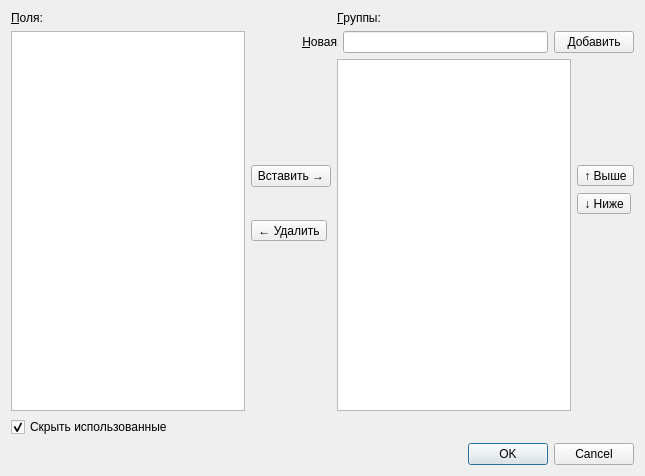
<?xml version="1.0" encoding="UTF-8"?>
<ui version="4.0">
 <class>FieldGroupDialog</class>
 <widget class="QDialog" name="FieldGroupDialog">
  <property name="geometry">
   <rect>
    <x>0</x>
    <y>0</y>
    <width>645</width>
    <height>476</height>
   </rect>
  </property>
  <property name="windowTitle">
   <string>Настройка групп полей</string>
  </property>
  <layout class="QVBoxLayout" name="verticalLayout">
   <item>
    <layout class="QGridLayout" name="gridLayout">
     <item row="7" column="5" rowspan="4">
      <spacer name="verticalSpacer_4">
       <property name="orientation">
        <enum>Qt::Vertical</enum>
       </property>
       <property name="sizeHint" stdset="0">
        <size>
         <width>20</width>
         <height>40</height>
        </size>
       </property>
      </spacer>
     </item>
     <item row="2" column="1" rowspan="2">
      <spacer name="verticalSpacer">
       <property name="orientation">
        <enum>Qt::Vertical</enum>
       </property>
       <property name="sizeHint" stdset="0">
        <size>
         <width>20</width>
         <height>100</height>
        </size>
       </property>
      </spacer>
     </item>
     <item row="7" column="1" rowspan="4">
      <spacer name="verticalSpacer_2">
       <property name="orientation">
        <enum>Qt::Vertical</enum>
       </property>
       <property name="sizeHint" stdset="0">
        <size>
         <width>20</width>
         <height>100</height>
        </size>
       </property>
      </spacer>
     </item>
     <item row="6" column="1">
      <widget class="QToolButton" name="btnDel">
       <property name="text">
        <string>← Удалить</string>
       </property>
       <property name="shortcut">
        <string>Del</string>
       </property>
      </widget>
     </item>
     <item row="1" column="1" colspan="2">
      <widget class="QLabel" name="label">
       <property name="text">
        <string>&amp;Новая</string>
       </property>
       <property name="alignment">
        <set>Qt::AlignRight|Qt::AlignTrailing|Qt::AlignVCenter</set>
       </property>
       <property name="buddy">
        <cstring>leNewGroup</cstring>
       </property>
      </widget>
     </item>
     <item row="11" column="0">
      <widget class="QCheckBox" name="cHideUsed">
       <property name="text">
        <string>Скрыть использованные</string>
       </property>
       <property name="checked">
        <bool>true</bool>
       </property>
      </widget>
     </item>
     <item row="4" column="1">
      <widget class="QPushButton" name="btnAdd">
       <property name="text">
        <string>Вставить →</string>
       </property>
       <property name="shortcut">
        <string>Ins</string>
       </property>
      </widget>
     </item>
     <item row="0" column="0">
      <widget class="QLabel" name="label_2">
       <property name="sizePolicy">
        <sizepolicy hsizetype="Preferred" vsizetype="Maximum">
         <horstretch>0</horstretch>
         <verstretch>0</verstretch>
        </sizepolicy>
       </property>
       <property name="text">
        <string>&amp;Поля:</string>
       </property>
       <property name="buddy">
        <cstring>lvFields</cstring>
       </property>
      </widget>
     </item>
     <item row="0" column="2" colspan="3">
      <widget class="QLabel" name="label_3">
       <property name="text">
        <string>&amp;Группы:</string>
       </property>
       <property name="buddy">
        <cstring>twGroups</cstring>
       </property>
      </widget>
     </item>
     <item row="1" column="3">
      <widget class="QLineEdit" name="leNewGroup"/>
     </item>
     <item row="1" column="4" colspan="2">
      <widget class="QPushButton" name="btnAddGroup">
       <property name="text">
        <string>Добавить</string>
       </property>
      </widget>
     </item>
     <item row="1" column="0" rowspan="10">
      <widget class="QListView" name="lvFields">
       <property name="selectionMode">
        <enum>QAbstractItemView::ExtendedSelection</enum>
       </property>
      </widget>
     </item>
     <item row="5" column="5">
      <widget class="QToolButton" name="btnDown">
       <property name="text">
        <string>↓ Ниже</string>
       </property>
       <property name="shortcut">
        <string>Ctrl+Down</string>
       </property>
      </widget>
     </item>
     <item row="2" column="5" rowspan="2">
      <spacer name="verticalSpacer_3">
       <property name="orientation">
        <enum>Qt::Vertical</enum>
       </property>
       <property name="sizeHint" stdset="0">
        <size>
         <width>20</width>
         <height>40</height>
        </size>
       </property>
      </spacer>
     </item>
     <item row="2" column="2" rowspan="9" colspan="3">
      <widget class="QTreeWidget" name="twGroups">
       <property name="editTriggers">
        <set>QAbstractItemView::NoEditTriggers</set>
       </property>
       <property name="selectionMode">
        <enum>QAbstractItemView::ExtendedSelection</enum>
       </property>
       <attribute name="headerVisible">
        <bool>false</bool>
       </attribute>
       <column>
        <property name="text">
         <string notr="true">1</string>
        </property>
       </column>
      </widget>
     </item>
     <item row="4" column="5">
      <widget class="QToolButton" name="btnUp">
       <property name="text">
        <string>↑ Выше</string>
       </property>
       <property name="shortcut">
        <string>Ctrl+Up</string>
       </property>
      </widget>
     </item>
    </layout>
   </item>
   <item>
    <widget class="QDialogButtonBox" name="buttonBox">
     <property name="standardButtons">
      <set>QDialogButtonBox::Cancel|QDialogButtonBox::Ok</set>
     </property>
    </widget>
   </item>
  </layout>
 </widget>
 <tabstops>
  <tabstop>lvFields</tabstop>
  <tabstop>btnAdd</tabstop>
  <tabstop>leNewGroup</tabstop>
  <tabstop>btnAddGroup</tabstop>
  <tabstop>twGroups</tabstop>
  <tabstop>btnUp</tabstop>
  <tabstop>btnDown</tabstop>
  <tabstop>btnDel</tabstop>
  <tabstop>cHideUsed</tabstop>
 </tabstops>
 <resources/>
 <connections>
  <connection>
   <sender>leNewGroup</sender>
   <signal>returnPressed()</signal>
   <receiver>btnAddGroup</receiver>
   <slot>click()</slot>
   <hints>
    <hint type="sourcelabel">
     <x>553</x>
     <y>49</y>
    </hint>
    <hint type="destinationlabel">
     <x>634</x>
     <y>51</y>
    </hint>
   </hints>
  </connection>
  <connection>
   <sender>buttonBox</sender>
   <signal>accepted()</signal>
   <receiver>FieldGroupDialog</receiver>
   <slot>accept()</slot>
   <hints>
    <hint type="sourcelabel">
     <x>357</x>
     <y>466</y>
    </hint>
    <hint type="destinationlabel">
     <x>5</x>
     <y>398</y>
    </hint>
   </hints>
  </connection>
  <connection>
   <sender>buttonBox</sender>
   <signal>rejected()</signal>
   <receiver>FieldGroupDialog</receiver>
   <slot>reject()</slot>
   <hints>
    <hint type="sourcelabel">
     <x>441</x>
     <y>466</y>
    </hint>
    <hint type="destinationlabel">
     <x>614</x>
     <y>347</y>
    </hint>
   </hints>
  </connection>
 </connections>
</ui>
